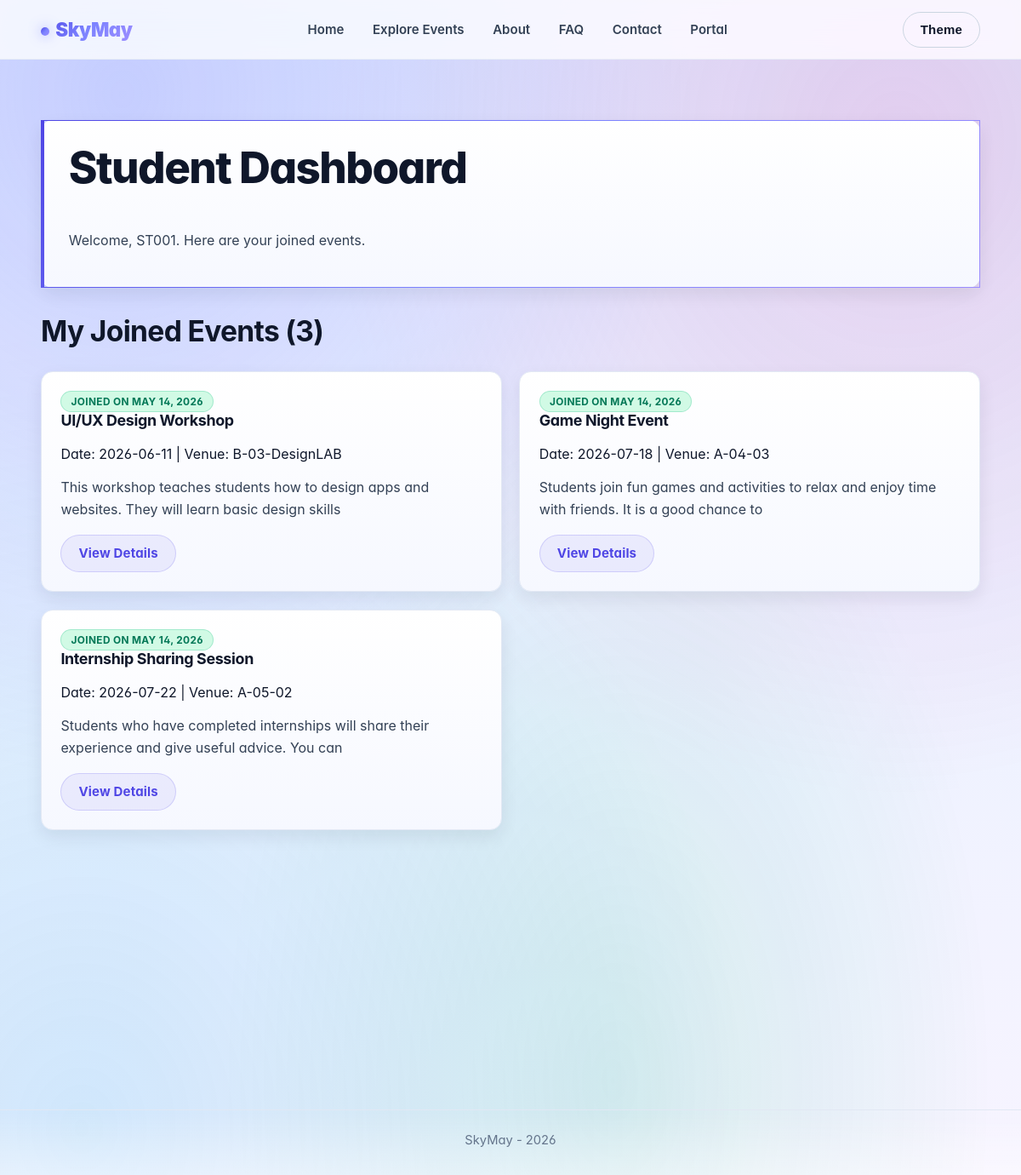
The page /student.php (signed in) on the database its author committed.
### tables this page shows
CREATE TABLE IF NOT EXISTS `event_registrations` (
  `registration_id` int NOT NULL AUTO_INCREMENT,
  `event_id` int NOT NULL,
  `user_id` int NOT NULL,
  `status` enum('registered','cancelled') DEFAULT 'registered',
  `registered_at` timestamp NULL DEFAULT CURRENT_TIMESTAMP,
  `updated_at` timestamp NULL DEFAULT CURRENT_TIMESTAMP ON UPDATE CURRENT_TIMESTAMP,
  PRIMARY KEY (`registration_id`),
  UNIQUE KEY `unique_registration` (`event_id`,`user_id`),
  KEY `idx_event` (`event_id`),
  KEY `idx_user` (`user_id`)
);

CREATE TABLE IF NOT EXISTS `events` (
  `event_id` int NOT NULL AUTO_INCREMENT,
  `title` varchar(200) NOT NULL,
  `description` text,
  `image_path` varchar(255) DEFAULT NULL,
  `event_link` varchar(255) DEFAULT NULL,
  `event_status` varchar(20) NOT NULL DEFAULT 'pending',
  `event_date` date NOT NULL,
  `venue` varchar(200) DEFAULT NULL,
  `category` varchar(50) DEFAULT NULL,
  `created_by` int DEFAULT NULL,
  `created_at` timestamp NULL DEFAULT CURRENT_TIMESTAMP,
  PRIMARY KEY (`event_id`),
  KEY `created_by` (`created_by`)
);

### includes/auth.php (called while the page is built, shortened)
<?php
function currentUser(): ?array {
  return $_SESSION['user'] ?? null;
}
?>

### db.php (called while the page is built, shortened)
<?php
$DB_HOST = '127.0.0.1';
$DB_USER = 'root';
$DB_PASS = '';
$DB_NAME = 'skymay_db';
$conn = @new mysqli($DB_HOST, $DB_USER, $DB_PASS, $DB_NAME);
$dbConnected = !$conn->connect_error;
?>

### student.php (the view, shortened to what this page needs)
<?php
require_once 'db.php';
require_once __DIR__ . '/includes/auth.php';
$user = currentUser();
$userId = (int)$user['id'];
$myEvents = [];
if ($dbConnected) {
  $stmt = $conn->prepare('
    SELECT e.event_id, e.title, e.event_date, e.venue, e.description, er.registered_at
    FROM event_registrations er
    JOIN events e ON er.event_id = e.event_id
    WHERE er.user_id = ? AND er.status = "registered"
    ORDER BY e.event_date ASC
  ');
  if ($stmt) {
    $stmt->bind_param('i', $userId);
    $stmt->execute();
    $result = $stmt->get_result();
    while ($row = $result->fetch_assoc()) {
      $myEvents[] = $row;
    }
  }
}
include 'includes/header.php';
?>
<main class="container section">
  <section class="card page-hero reveal">
    <h1>Student Dashboard</h1>
    <p>Welcome, <?php echo htmlspecialchars($user['name'] ?? 'Student'); ?>. Here are your joined events.</p>
  </section>
  <section class="reveal">
    <h2>My Joined Events (<?php echo count($myEvents); ?>)</h2>
    <?php if (!$dbConnected): ?>
      <p class="badge badge-error">Database not connected. Joined events cannot be loaded.</p>
    <?php else: ?>
      <div class="event-grid student-event-grid">
        <?php foreach ($myEvents as $event): ?>
          <article class="card">
            <span class="badge">Joined on <?php echo date('M d, Y', strtotime($event['registered_at'])); ?></span>
            <h3><?php echo htmlspecialchars($event['title']); ?></h3>
            <div class="event-meta">Date: <?php echo htmlspecialchars($event['event_date']); ?> | Venue: <?php echo htmlspecialchars($event['venue']); ?></div>
            <p><?php echo htmlspecialchars(substr((string)$event['description'], 0, 100)); ?></p>
            <a href="eventdetail.php?id=<?php echo (int)$event['event_id']; ?>" class="btn btn-secondary">View Details</a>
          </article>
        <?php endforeach; ?>
      </div>
    <?php endif; ?>
  </section>
  <section class="info-grid">
  </section>
</main>
<?php include 'includes/footer.php'; ?>

### rows shown on the page
event_registrations: registered_at "MAY 14, 2026", event.title "UI/UX Design Workshop", event.event_date "2026-06-11", event.venue "B-03-DesignLAB", event.description "This workshop teaches students how to design apps and websites. They will learn basic design skills"
event_registrations: registered_at "MAY 14, 2026", event.title "Game Night Event", event.event_date "2026-07-18", event.venue "A-04-03", event.description "Students join fun games and activities to relax and enjoy time with friends. It is a good chance to"
event_registrations: registered_at "MAY 14, 2026", event.title "Internship Sharing Session", event.event_date "2026-07-22", event.venue "A-05-02", event.description "Students who have completed internships will share their experience and give useful advice. You can"

### other values the page prints
$user['name'] "ST001"
count($myEvents) "3"
